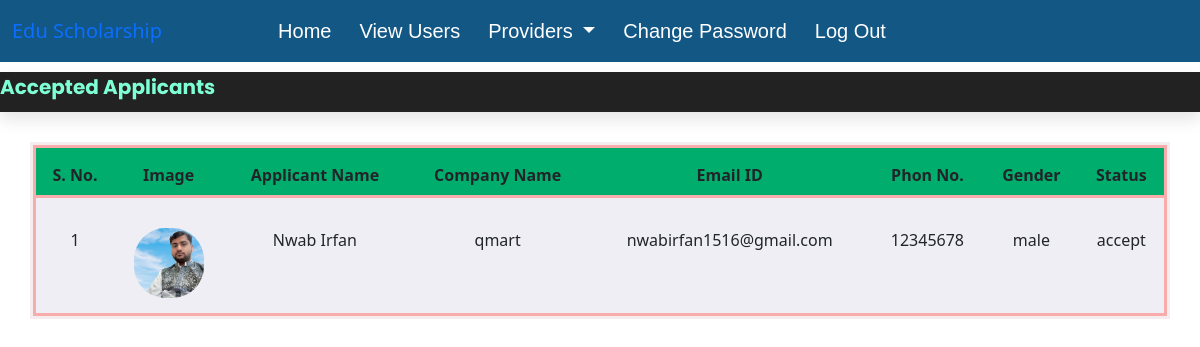
/providers_accepted (signed in), run on an earlier commit of the app's database.
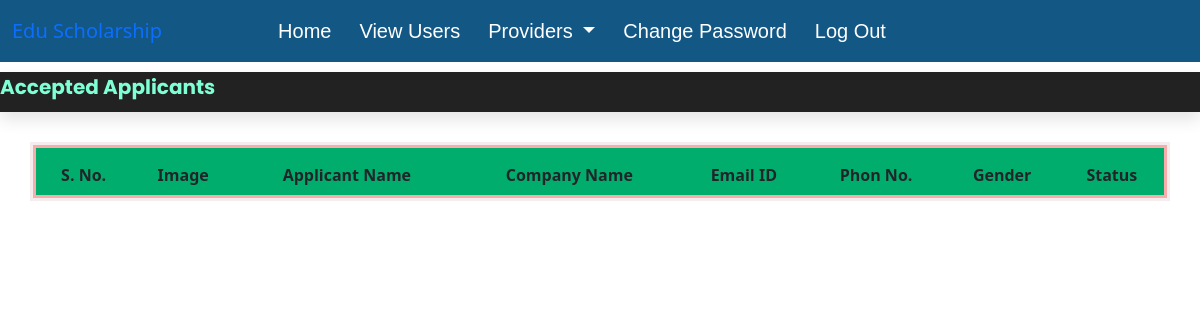
And on a later commit of the database.
### scholarship/models.py (models this page shows, shortened)
class Provider(models.Model):
    user = models.ForeignKey(User, on_delete=models.CASCADE)
    mobile = models.CharField(max_length=12, null=False)
    image = models.FileField()
    gender = models.CharField(max_length=10, null=False)
    companyname = models.CharField(max_length=50, null=False)
    usertype = models.CharField(max_length=30, null=False)
    status = models.CharField(max_length=30, null=False)

### scholarship/views.py (the view)
# urls.py: path('providers_accepted', providers_accepted, name='providers_accepted'),
def providers_accepted(request):
    if not request.user.is_authenticated:
        return redirect('admin_login')
    providerdata = Provider.objects.filter(status="accept")
    dic = {'Providerdata': providerdata}
    return render(request, 'providers_accepted.html', dic)

### scholarship/templates/providers_accepted.html (shortened to what this page needs)
{% extends 'admin_base.html' %}
{% load static %}
{% block content %}
<section class="marquee">
    <marquee behavior="scroll" direction="left" scrollamount="12">Accepted Applicants</marquee>
</section>
<section class="view">
    <div class="container">
        <table class="table" id="example" >
            <thead>
                <tr>
                    <th>S. No.</th>
                    <th>Image</th>
                    <th>Applicant Name</th>
                    <th>Company Name</th>
                    <th>Email ID </th>
                    <th>Phon No.</th>
                    <th>Gender</th>
                    <th>Status</th>
                </tr>
            </thead>
            <tbody>
                {% for data in Providerdata %}
                <tr>
                    <td>{{ forloop.counter }}</td>
                    <td><img src="{{ data.image.url }}"></td>
                    <td>{{ data.user.first_name }} {{ data.user.last_name }}</td>
                    <td>{{ data.companyname }}</td>
                    <td>{{ data.user.username }}</td>
                    <td>{{ data.mobile }}</td>
                    <td>{{ data.gender }}</td>
                    <td>{{ data.status }}</td>
                </tr>
                {% endfor %}
            </tbody>
        </table>
    </div>
</section>
{% endblock %}

What changed in the data, as far as the page shows it:
removed Provider: image (picture), user.first_name "Nwab", user.last_name "Irfan", companyname "qmart", user.username "nwabirfan1516@gmail.com", mobile "12345678", gender "male", status "accept"
